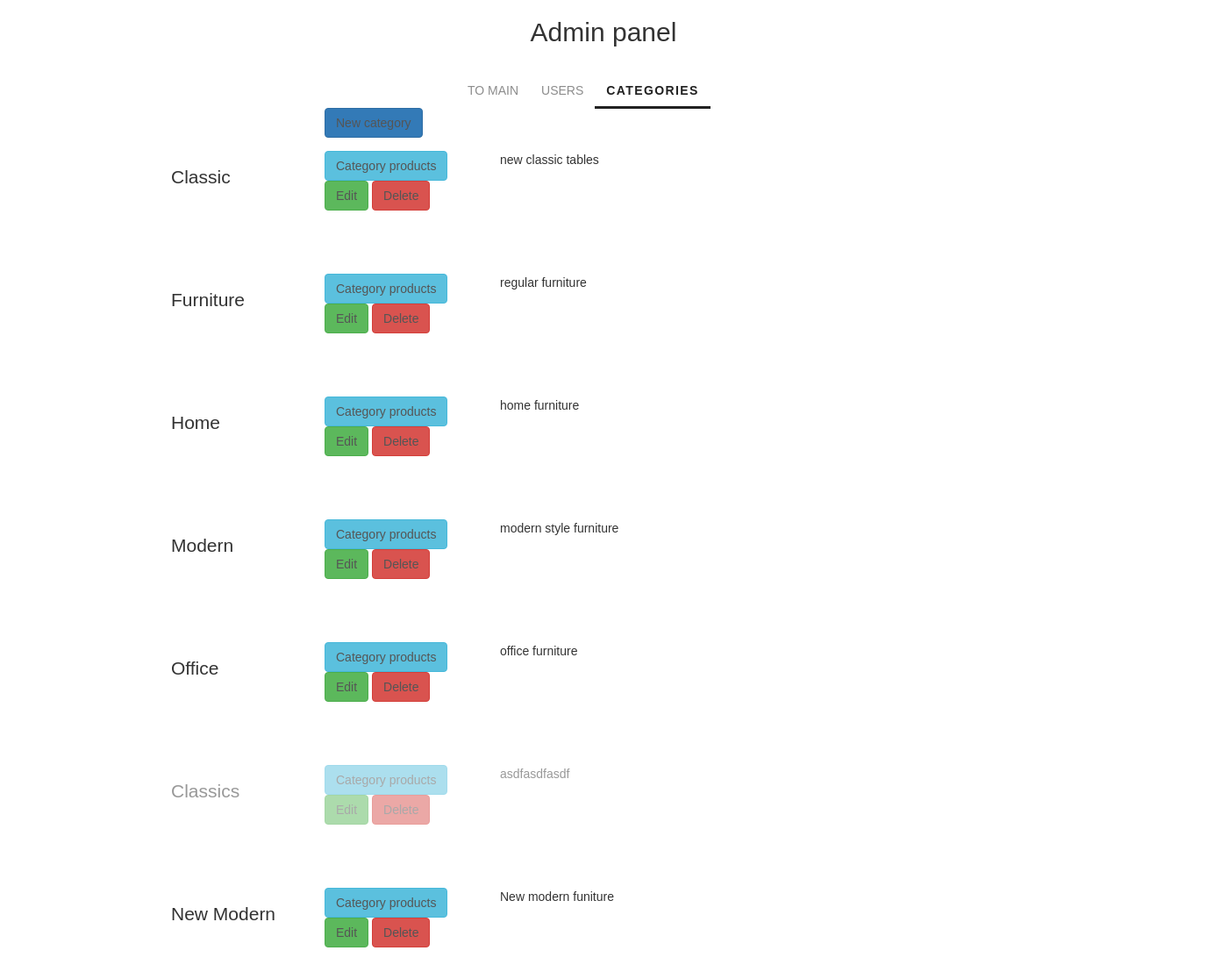
/myadmin/productcategory/list/ (signed in), run on an earlier commit of the app's database.
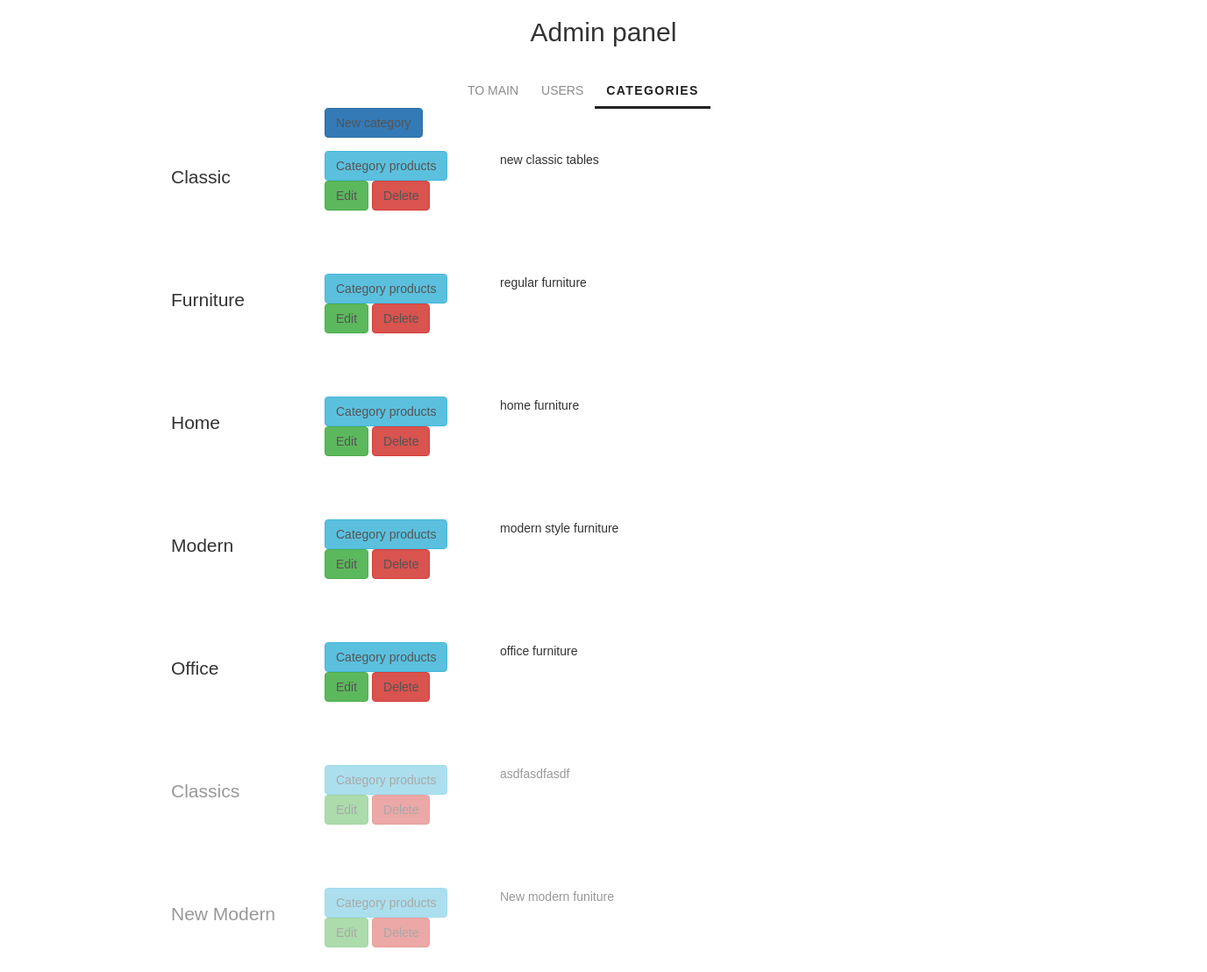
And on a later commit of the database.
### mainapp/models.py (models this page shows, shortened)
class ProductCategory(models.Model):
    name = models.CharField(verbose_name="name", max_length=64, unique=True)
    description = models.TextField(verbose_name="description", blank=True, max_length=128)
    is_active = models.BooleanField(verbose_name="active", default=True)

### adminapp/views.py (the view)
# urls.py: path('productcategory/list/', adminapp.productcategory_list,
@user_passes_test(lambda x: x.is_superuser)
def productcategory_list(request):
    object_list = ProductCategory.objects.all()
    context = {
        'title': 'admin/categories',
        'object_list': object_list
    }
    return render(request, 'adminapp/productcategory_list.html', context)

### adminapp/templates/adminapp/productcategory_list.html
{% extends 'adminapp/base.html' %}
{% load static %}
{% block container %}
    <div class="categories_list">
        <a href="{% url 'myadmin:productcategory_create' %}"
           class="btn btn-primary new_category">
            New category
        </a>
        {% for object in object_list %}
            <div class="category_record {% if not object.is_active %}not_active{% endif %}">
                <div class="category_name">
                    {{ object.name|title }}
                </div>
                <div class="category_actions">
                    <a href="{% url 'myadmin:productcategory_products' object.pk %}"
                       class="btn btn-info">
                        Category products
                    </a>
                    <a href="{% url 'myadmin:productcategory_update' object.pk %}"
                       class="btn btn-success">
                        Edit
                    </a>
                    <a href="{% url 'myadmin:productcategory_delete' object.pk %}"
                       class="btn btn-danger">
                        Delete
                    </a>
                </div>
                <div class="category_desc">
                    {{ object.description }}
                </div>
            </div>
        {% endfor %}
    </div>
{% endblock %}

What changed in the data, as far as the page shows it:
changed ProductCategory "New Modern": no longer shows "Delete"
